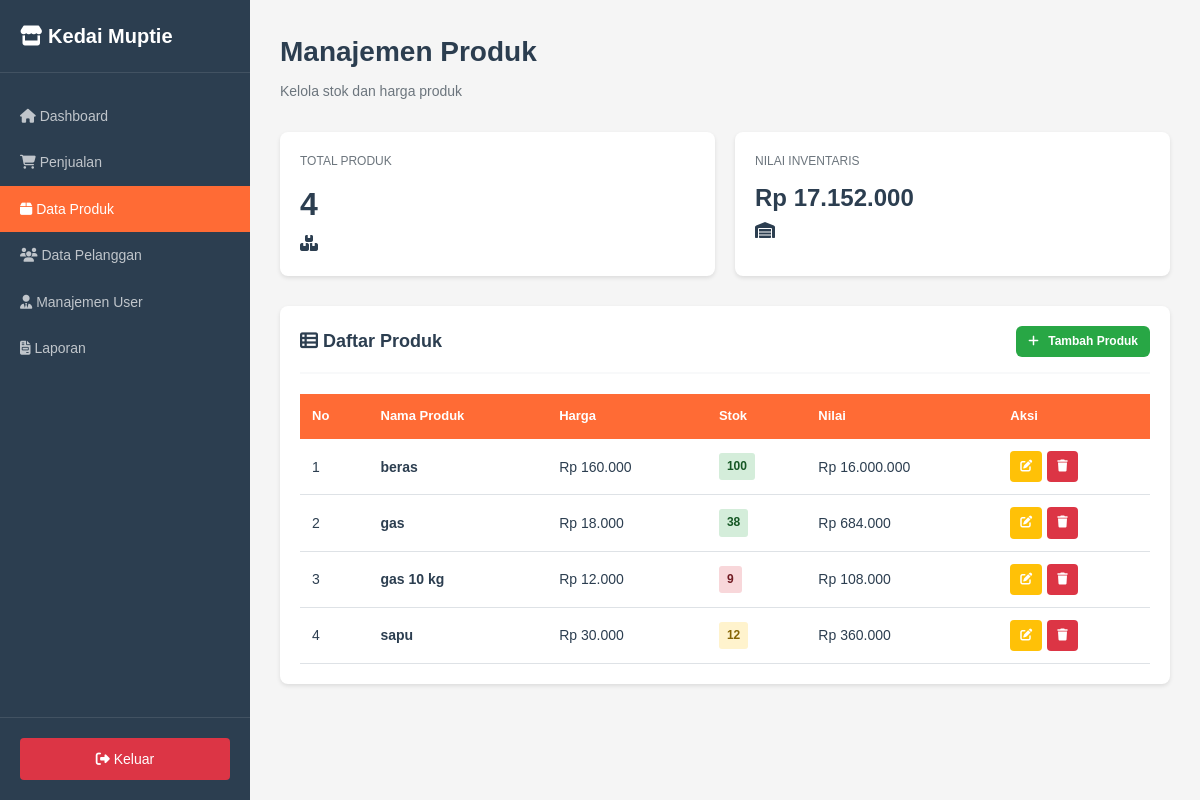
Page /kedaimupti/admin/produk/index.php (signed in) on the committed database.
### tables this page shows
CREATE TABLE `produk` (
  `ProdukID` int(11) NOT NULL,
  `NamaProduk` varchar(255) NOT NULL,
  `Harga` decimal(10,2) NOT NULL,
  `Stok` int(11) NOT NULL
);

### kedaimupti/includes/functions.php (called while the page is built, shortened)
<?php
function formatRupiah($angka) {
    return "Rp " . number_format($angka, 0, ',', '.');
}
?>

### kedaimupti/admin/produk/index.php (the view, shortened to what this page needs)
<?php
require_once '../../config/database.php';
require_once '../../includes/functions.php';
$produk = mysqli_query($conn, "SELECT * FROM produk ORDER BY NamaProduk ASC");
$total_inventaris = mysqli_fetch_assoc(mysqli_query($conn,
    "SELECT SUM(Harga * Stok) as total FROM produk"))['total'] ?? 0;
?>
<!DOCTYPE html>
<html lang="id">
<head>
    <link rel="stylesheet" href="../../assets/css/style.css">
    <link rel="stylesheet" href="https://cdnjs.cloudflare.com/ajax/libs/font-awesome/6.4.0/css/all.min.css">
</head>
<body>
    <div class="dashboard-wrapper">
        <aside class="sidebar">
            <div class="sidebar-header">
                <div class="sidebar-brand">
                    <i class="fas fa-store"></i>
                    <span>Kedai Muptie</span>
                </div>
            </div>
            <nav class="sidebar-menu">
                <a href="/kedaimupti/admin/dashboard/" class="menu-item">
                    <i class="fas fa-home"></i>
                    <span>Dashboard</span>
                </a>
                <a href="/kedaimupti/admin/penjualan/" class="menu-item">
                    <i class="fas fa-shopping-cart"></i>
                    <span>Penjualan</span>
                </a>
                <a href="/kedaimupti/admin/produk/" class="menu-item active">
                    <i class="fas fa-box"></i>
                    <span>Data Produk</span>
                </a>
                <a href="/kedaimupti/admin/pelanggan/" class="menu-item">
                    <i class="fas fa-users"></i>
                    <span>Data Pelanggan</span>
                </a>
                <a href="/kedaimupti/admin/petugas/" class="menu-item">
                    <i class="fas fa-user-tie"></i>
                    <span>Manajemen User</span>
                </a>
                <a href="/kedaimupti/admin/laporan/" class="menu-item">
                    <i class="fas fa-file-invoice"></i>
                    <span>Laporan</span>
                </a>
            </nav>
            <div class="sidebar-footer">
                <a href="/kedaimupti/auth/logout.php" class="logout-btn">
                    <i class="fas fa-sign-out-alt"></i>
                    <span>Keluar</span>
                </a>
            </div>
        </aside>
        <main class="main-content">
            <div class="content-header">
                <h1 class="page-title">Manajemen Produk</h1>
                <p class="page-subtitle">Kelola stok dan harga produk</p>
            </div>
            <div class="stats-grid" style="grid-template-columns: repeat(auto-fit, minmax(300px, 1fr));">
                <div class="stat-card">
                    <div class="stat-card-header">
                        <div>
                            <div class="stat-label">Total Produk</div>
                            <div class="stat-value"><?= mysqli_num_rows($produk) ?></div>
                        </div>
                        <div class="stat-card-icon blue">
                            <i class="fas fa-boxes"></i>
                        </div>
                    </div>
                </div>
                <div class="stat-card">
                    <div class="stat-card-header">
                        <div>
                            <div class="stat-label">Nilai Inventaris</div>
                            <div class="stat-value" style="font-size: 24px;">
                                <?= formatRupiah($total_inventaris) ?>
                            </div>
                        </div>
                        <div class="stat-card-icon green">
                            <i class="fas fa-warehouse"></i>
                        </div>
                    </div>
                </div>
            </div>
            <div class="content-card">
                <div class="card-header">
                    <h3 class="card-title">
                        <i class="fas fa-th-list"></i>
                        Daftar Produk
                    </h3>
                    <a href="tambah.php" class="btn btn-success btn-sm">
                        <i class="fas fa-plus"></i> Tambah Produk
                    </a>
                </div>
                <div class="table-responsive">
                    <table>
                        <thead>
                            <tr>
                                <th>No</th>
                                <th>Nama Produk</th>
                                <th>Harga</th>
                                <th>Stok</th>
                                <th>Nilai</th>
                                <th>Aksi</th>
                            </tr>
                        </thead>
                        <tbody>
                            <?php
                            $no = 1;
                            mysqli_data_seek($produk, 0);
                            while ($row = mysqli_fetch_assoc($produk)):
                                $nilai = $row['Harga'] * $row['Stok'];
                                $stok_class = $row['Stok'] < 10 ? 'badge-danger' : ($row['Stok'] < 20 ? 'badge-warning' : 'badge-success');
                            ?>
                            <tr>
                                <td><?= $no++ ?></td>
                                <td><strong><?= $row['NamaProduk'] ?></strong></td>
                                <td><?= formatRupiah($row['Harga']) ?></td>
                                <td><span class="badge <?= $stok_class ?>"><?= $row['Stok'] ?></span></td>
                                <td><?= formatRupiah($nilai) ?></td>
                                <td>
                                    <div class="action-btns">
                                        <a href="edit.php?id=<?= $row['ProdukID'] ?>"
                                           class="btn-icon btn-warning" title="Edit">
                                            <i class="fas fa-edit"></i>
                                        </a>
                                        <a href="?delete=<?= $row['ProdukID'] ?>"
                                           class="btn-icon btn-danger" title="Hapus"
                                           onclick="return confirm('Yakin ingin menghapus produk ini?')">
                                            <i class="fas fa-trash"></i>
                                        </a>
                                    </div>
                                </td>
                            </tr>
                            <?php endwhile; ?>
                        </tbody>
                    </table>
                </div>
            </div>
        </main>
    </div>
</body>
</html>

### kedaimupti/assets/css/style.css (style rules this page uses)
* { margin: 0; padding: 0; box-sizing: border-box; }
:root { --primary: #ff6b35; --primary-dark: #e85a2a; --secondary: #28a745; --secondary-dark: #218838; --danger: #dc3545; --warning: #ffc107; --info: #17a2b8; --dark: #2c3e50; --light: #f8f9fa; --white: #ffffff; --gray: #6c757d; --border: #dee2e6; }
body { font-family: Arial, sans-serif; background: #f5f5f5; min-height: 100vh; color: var(--dark); line-height: 1.6; }
.btn { padding: 12px 20px; border: none; border-radius: 6px; font-size: 14px; font-weight: bold; cursor: pointer; font-family: inherit; text-decoration: none; display: inline-block; text-align: center; }
.btn i { margin-right: 6px; }
.btn-success { background: var(--secondary); color: var(--white); }
.btn-danger { background: var(--danger); color: var(--white); }
.btn-warning { background: var(--warning); color: var(--dark); }
.btn-sm { padding: 8px 14px; font-size: 13px; }
.btn-icon { padding: 6px 10px; border-radius: 4px; border: none; cursor: pointer; font-size: 12px; color: white; }
.dashboard-wrapper { display: flex; min-height: 100vh; height: 100vh; }
.sidebar { width: 250px; background: var(--dark); color: white; position: fixed; height: 100vh; overflow-y: auto; }
.sidebar-header { padding: 20px; border-bottom: 1px solid rgba(255,255,255,0.1); }
.sidebar-brand { font-size: 20px; font-weight: bold; color: white; }
.sidebar-menu { padding: 20px 0; }
.menu-item { display: block; padding: 12px 20px; color: rgba(255,255,255,0.7); text-decoration: none; font-size: 14px; }
.menu-item.active { background: var(--primary); color: white; }
.sidebar-footer { position: absolute; bottom: 0; width: 100%; padding: 20px; border-top: 1px solid rgba(255,255,255,0.1); }
.logout-btn { display: block; padding: 10px; background: var(--danger); color: white; text-align: center; text-decoration: none; border-radius: 4px; font-size: 14px; }
.main-content { margin-left: 250px; flex: 1; padding: 30px; background: #f5f5f5; min-height: 100vh; }
.content-header { margin-bottom: 30px; }
.page-title { font-size: 28px; color: var(--dark); margin-bottom: 5px; }
.page-subtitle { color: var(--gray); font-size: 14px; }
.stats-grid { display: grid; grid-template-columns: repeat(auto-fit, minmax(200px, 1fr)); gap: 20px; margin-bottom: 30px; }
.stat-card { background: white; padding: 20px; border-radius: 8px; box-shadow: 0 2px 4px rgba(0,0,0,0.1); }
.stat-label { font-size: 12px; color: var(--gray); text-transform: uppercase; margin-bottom: 8px; }
.stat-value { font-size: 32px; font-weight: bold; color: var(--dark); }
.content-card { background: white; border-radius: 8px; padding: 20px; box-shadow: 0 2px 4px rgba(0,0,0,0.1); margin-bottom: 20px; }
.card-header { display: flex; justify-content: space-between; align-items: center; margin-bottom: 20px; padding-bottom: 15px; border-bottom: 2px solid var(--light); }
.card-title { font-size: 18px; font-weight: bold; color: var(--dark); }
.card-header .btn { width: auto; padding: 6px 12px; font-size: 12px; }
.table-responsive { overflow-x: auto; }
table { width: 100%; border-collapse: collapse; }
thead { background: var(--primary); color: white; }
thead th { padding: 12px; text-align: left; font-size: 13px; font-weight: bold; }
tbody tr { border-bottom: 1px solid var(--border); }
tbody td { padding: 12px; font-size: 14px; }
.badge { display: inline-block; padding: 4px 8px; border-radius: 3px; font-size: 12px; font-weight: bold; }
.badge-success { background: #d4edda; color: #155724; }
.badge-danger { background: #f8d7da; color: #721c24; }
.badge-warning { background: #fff3cd; color: #856404; }
.action-btns { display: flex; gap: 5px; }

### rows in the picture
produk: NamaProduk "beras", Harga "Rp 160.000", Stok "100", formatRupiah($nilai) "Rp 16.000.000"
produk: NamaProduk "gas", Harga "Rp 18.000", Stok "38", formatRupiah($nilai) "Rp 684.000"
produk: NamaProduk "gas 10 kg", Harga "Rp 12.000", Stok "9", formatRupiah($nilai) "Rp 108.000"
produk: NamaProduk "sapu", Harga "Rp 30.000", Stok "12", formatRupiah($nilai) "Rp 360.000"

### other values in the picture
mysqli_num_rows($produk) "4"
formatRupiah($total_inventaris) "Rp 17.152.000"
